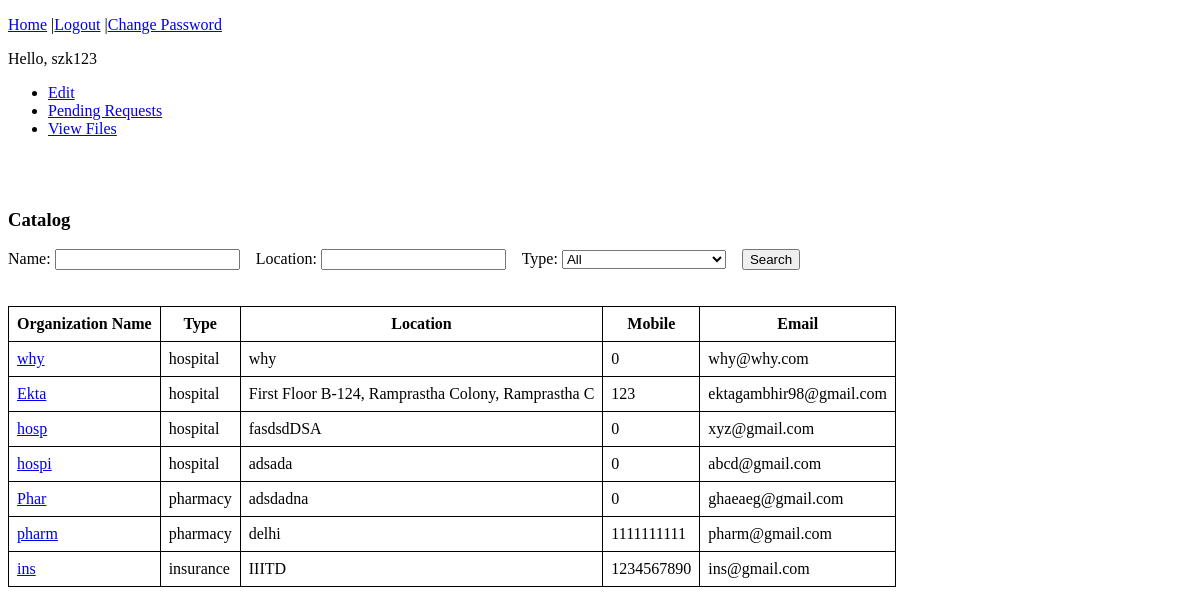
The app's page /patient_index/ (signed in), older data.
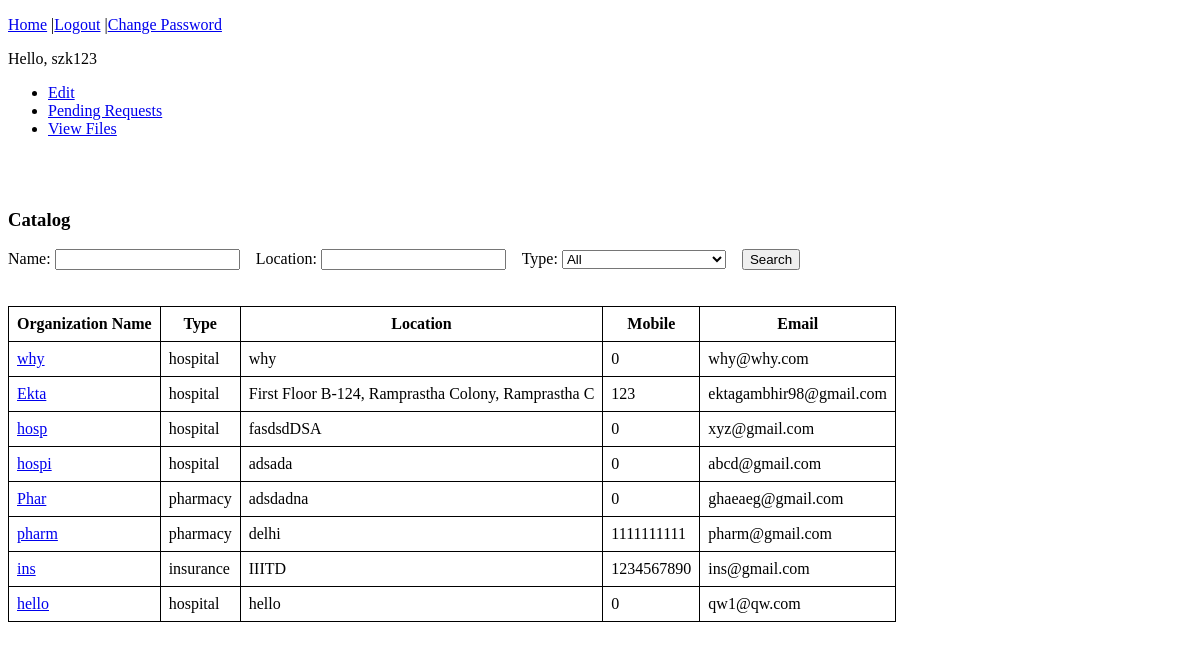
The same page, newer data.
### accounts/models.py (models this page shows, shortened)
class CustomUser(AbstractBaseUser):
    email = models.EmailField(verbose_name='email',max_length=60,unique=True)
    is_email_verified = models.BooleanField(default=False)
    username = models.CharField(max_length=30,unique=True)
    date_joined = models.DateTimeField(verbose_name='date_joined',auto_now_add=True)
    last_login = models.DateTimeField(verbose_name='last_login',auto_now = True)
    is_admin = models.BooleanField(default=False)
    is_active = models.BooleanField(default=True)
    is_staff = models.BooleanField(default=False)
    is_superuser = models.BooleanField(default=False)
    official_name = models.CharField(max_length=50)
    address = models.CharField(max_length=50)
    mobile = models.IntegerField(default=0)
    is_approved = models.BooleanField(default=False)
    user_type = models.CharField(max_length=30,choices=USER_TYPE)
    symm_key = models.CharField(max_length=150, editable=False)
    USERNAME_FIELD = 'username'
    REQUIRED_FIELDS = ['email','official_name','address','user_type','mobile']
    objects = CustomUserManager()

### accounts/views.py (the view)
# urls.py: path('patient_index/', patient_view, name="patient_index"),#this also has the catalogue search
@login_required(login_url='/login/')
def patient_view(request):
    context = {}
    user=request.user
    if user.user_type != 'patient':
        return redirect('login')
    if request.POST:
        form = OrganizationAndHealthcareProfessionalSearchForm(request.POST)
        if form.is_valid():
            if form.cleaned_data.get('user_type') == 'all':
                users = CustomUser.objects.filter(official_name__contains=form.cleaned_data.get('name'),address__contains=form.cleaned_data.get('location')).exclude(user_type="patient")
            else:
                users = CustomUser.objects.filter(official_name__contains=form.cleaned_data.get('name'),address__contains=form.cleaned_data.get('location'),user_type = form.cleaned_data.get('user_type')).exclude(user_type="patient")
    else:
        form = OrganizationAndHealthcareProfessionalSearchForm(initial={'user_type':'all'})
        users = CustomUser.objects.exclude(user_type="patient")
    context['org_healthcare_profs'] = users
    context['search_form'] = form
    return render(request, 'patient_index.html',context)

### accounts/forms.py
class OrganizationAndHealthcareProfessionalSearchForm(forms.Form):
    name = forms.CharField(label="Name",max_length=50,required=False)
    location = forms.CharField(label="Location",max_length=50,required=False)
    USER_TYPE_SEARCH = USER_TYPE.copy()
    USER_TYPE_SEARCH.append(('all','All'))
    USER_TYPE_SEARCH.remove(('patient','Patient'))
    user_type = forms.ChoiceField(label="Type",choices = USER_TYPE_SEARCH,required=False)

### templates/patient_index.html (shortened to what this page needs)
{% extends 'base.html' %}
{% block content %}
<ul>
<li><a href="{%url 'edit'%}">Edit</a></li>
<li><a href="{%url 'cart_name'%}">Pending Requests</a></li>
<li><a href="{%url 'show_file'%}">View Files</a></li>
</ul>
<br>
<div>
<h3> Catalog</h3>
</div>
<form method="post">
    {% for field in search_form%}
            {{field.label_tag}}
            {{field}}
    {%endfor%}
    <button type="submit">Search</button>
</form>
<br><br>
{%if org_healthcare_profs|length > 0 %}
<table id="table">
    <tr class="header">
      <th >Organization Name</th>
      <th >Type</th>
      <th >Location</th>
      <th >Mobile</th>
      <th >Email</th>
    </tr>
    {%for user in org_healthcare_profs%}
    <tr>
        {%ifequal user.user_type 'hospital' %}
        <td><a href="{%url 'symptoms' user.pk %}">{{user.official_name}}</a></td>
        {%endifequal%}
        {%ifequal user.user_type 'pharmacy'%}
        <td><a href={%url 'userclick' user.pk%}>{{user.official_name}}</a></td>
        {%endifequal%}
        {%ifequal user.user_type 'insurance'%}
        <td><a href={%url 'userclick' user.pk%}>{{user.official_name}}</a></td>
        {%endifequal%}
        <td>{{user.user_type}}</td>
        <td>{{user.address}}</td>
        <td>{{user.mobile}}</td>
        <td>{{user.email}}</td>
      </tr>
    {%endfor%}
</table>
{%else%}
 No results found
{%endif%}
{% endblock %}

Row changes from the older to the newer data that the page shows:
added CustomUser: official_name "hello", user_type "hospital", address "hello", mobile "0", email "qw1@qw.com"
